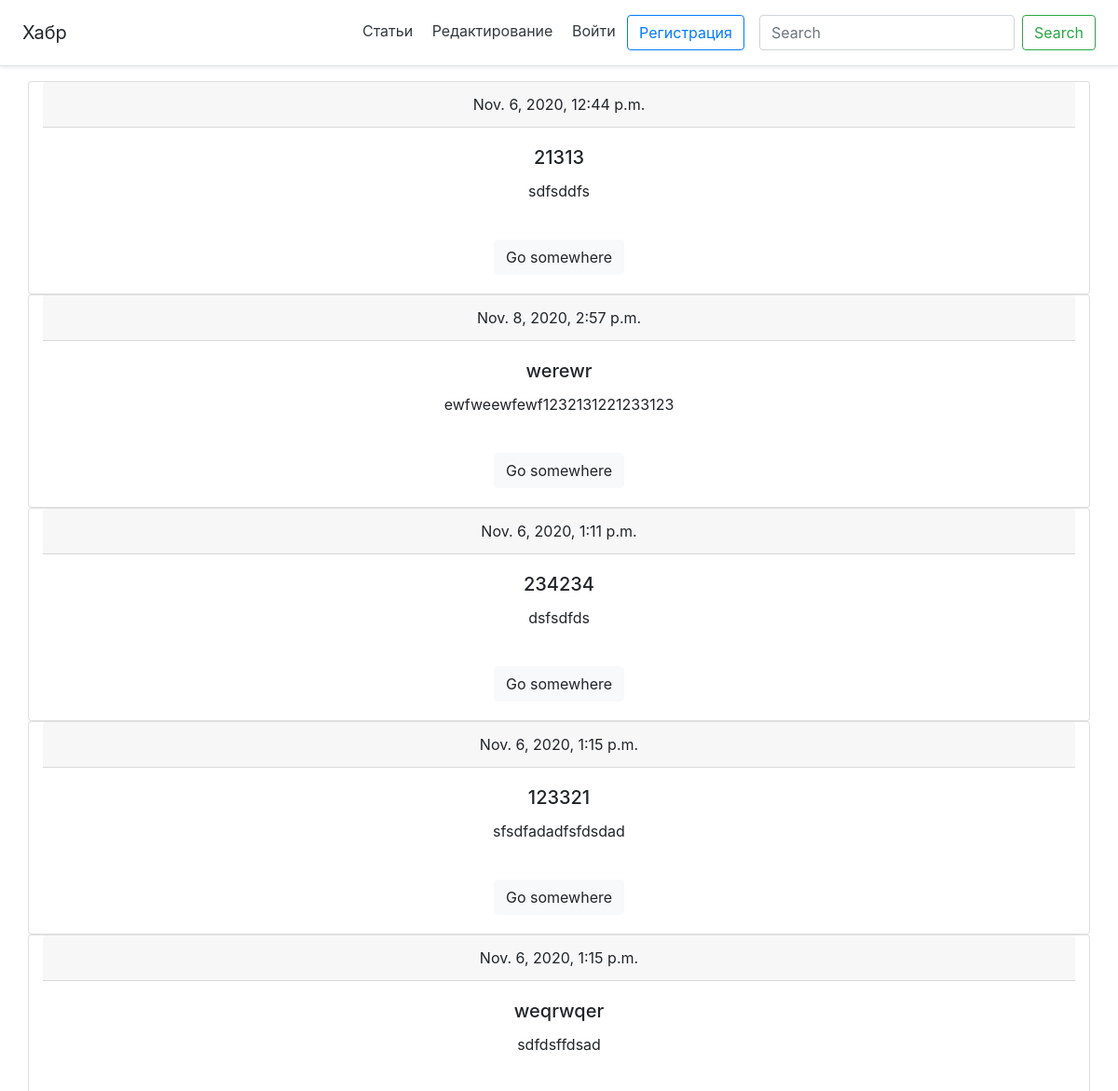
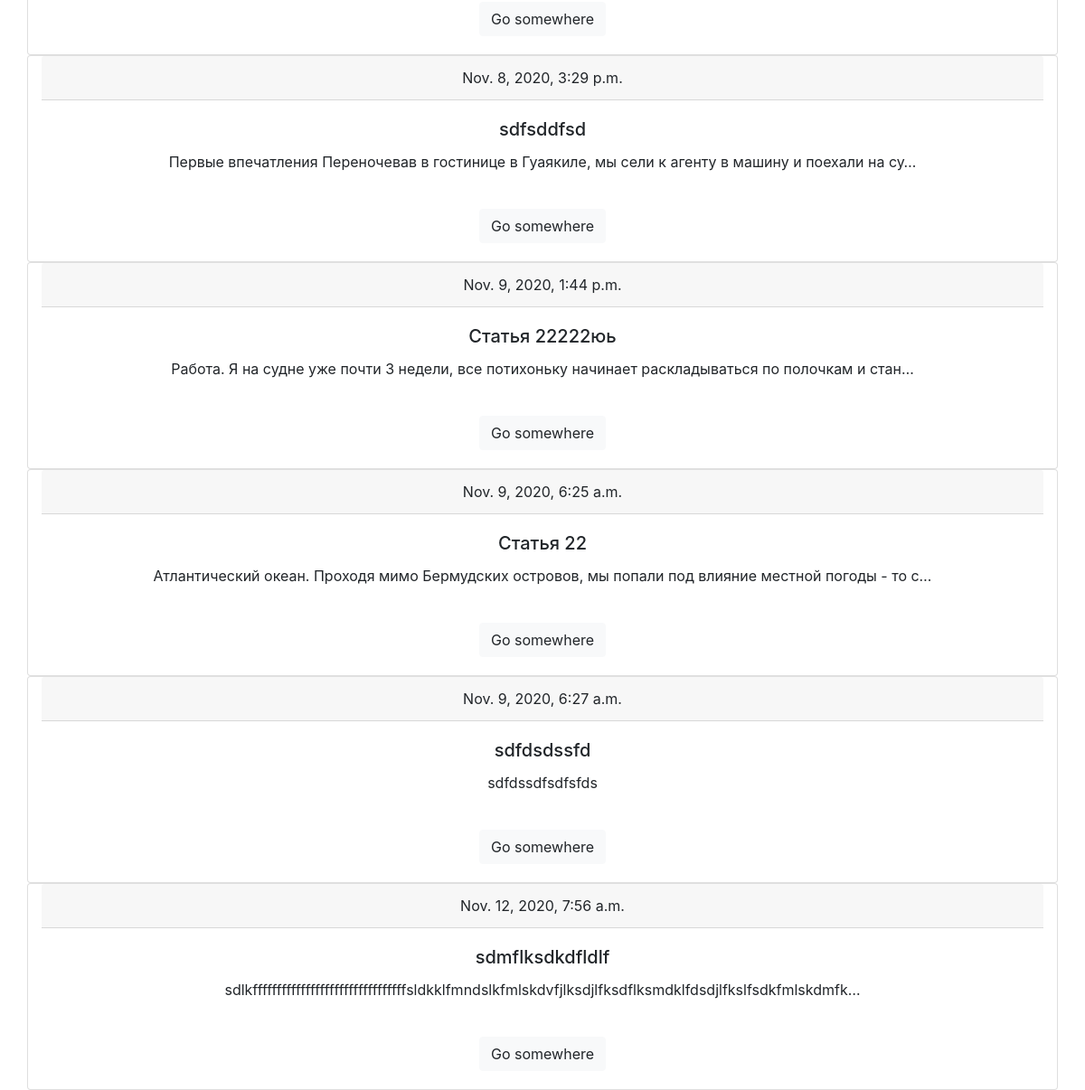
The page / on the database its author committed (2 pictures, top to bottom).
### main/models.py (models this page shows, shortened)
class Article(models.Model):
    user_id = models.ForeignKey(User, on_delete=models.CASCADE, blank=True, null=True)
    create_date = models.DateTimeField(auto_now=True)
    title = models.CharField('title', max_length=100, null=False)
    body = models.TextField('body', null=False)

### main/views.py (the view)
# urls.py: path('', views.HomeListView.as_view()),
class HomeListView(ListView):
    model = Article
    template_name = 'main/index.html'
    context_object_name = 'articles'

### main/templates/main/index.html
{% extends 'main/base.html' %}
{% block content %}
{% for i in articles%}
<div class="card container">
  <div class="card-header">
      {{i.create_date}}
  </div>
  <div class="card-body">
    <h5 class="card-title">{{i.title}}</h5>
    <p class="card-text">{{i.body|truncatechars:"100"}}</p><br>
    <a href="/article/{{i.id}}" class="btn btn-light">Go somewhere</a>
  </div>
</div>
{% endfor %}
{% endblock %}

### rows shown on the page
Article: create_date "Nov. 6, 2020, 12:44 p.m.", title "21313", body "sdfsddfs"
Article: create_date "Nov. 8, 2020, 2:57 p.m.", title "werewr", body "ewfweewfewf1232131221233123"
Article: create_date "Nov. 6, 2020, 1:11 p.m.", title "234234", body "dsfsdfds"
Article: create_date "Nov. 6, 2020, 1:15 p.m.", title "123321", body "sfsdfadadfsfdsdad"
Article: create_date "Nov. 6, 2020, 1:15 p.m.", title "weqrwqer", body "sdfdsffdsad"
Article: create_date "Nov. 8, 2020, 3:29 p.m.", title "sdfsddfsd", body "Первые впечатления Переночевав в гостинице в Гуаякиле, мы сели к агенту в машину и поехали на су…"
Article: create_date "Nov. 9, 2020, 1:44 p.m.", title "Статья 22222юь", body "Работа. Я на судне уже почти 3 недели, все потихоньку начинает раскладываться по полочкам и стан…"
Article: create_date "Nov. 9, 2020, 6:25 a.m.", title "Статья 22", body "Атлантический океан. Проходя мимо Бермудских островов, мы попали под влияние местной погоды - то с…"
Article: create_date "Nov. 9, 2020, 6:27 a.m.", title "sdfdsdssfd", body "sdfdssdfsdfsfds"
Article: create_date "Nov. 12, 2020, 7:56 a.m.", title "sdmflksdkdfldlf", body "sdlkffffffffffffffffffffffffffffffffsldkklfmndslkfmlskdvfjlksdjlfksdflksmdklfdsdjlfkslfsdkfmlskdmfk…"
